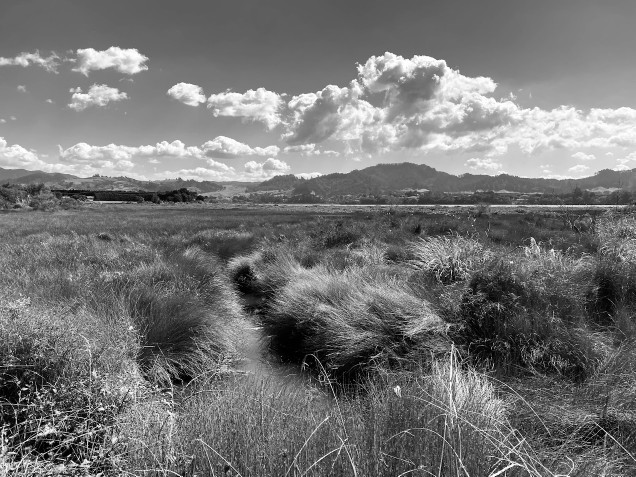
#> input picture prarie.jpg, 1271 x 953 px (shown at 1/2 size)
$ python ex2_1.py
#> lines starting #> are read from the running program, lines starting #| are printed output that depends on the picture
# Ex2_1 Adding two images

import cv2
import numpy as np
import matplotlib.pyplot as plt

# Load test images (OpenCV đọc theo BGR)
img1 = cv2.imread('prarie.jpg')
#> img1 is the input picture: shape (953, 1271, 3); min 0, max 255, mean 116.7
img1 = cv2.cvtColor(img1, cv2.COLOR_BGR2RGB)

img2 = cv2.imread('giraffe.jpg')
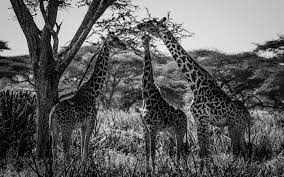
#> input picture giraffe.jpg, 284 x 177 px
#> img2 is the input picture: shape (177, 284, 3); min 0, max 255, mean 95.1
img2 = cv2.cvtColor(img2, cv2.COLOR_BGR2RGB)

# Resize img2 để bằng kích thước img1
img2_resized = cv2.resize(img2, (img1.shape[1], img1.shape[0]))
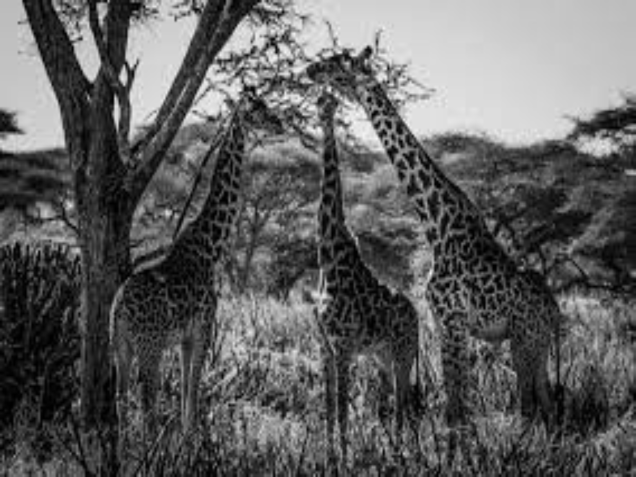
#> img2_resized: shape (953, 1271, 3) (shown at 1/2 size); min 0, max 255, mean 95

# Image addition (saturation arithmetic giống imadd của MATLAB)
img3 = cv2.add(img1, img2_resized)
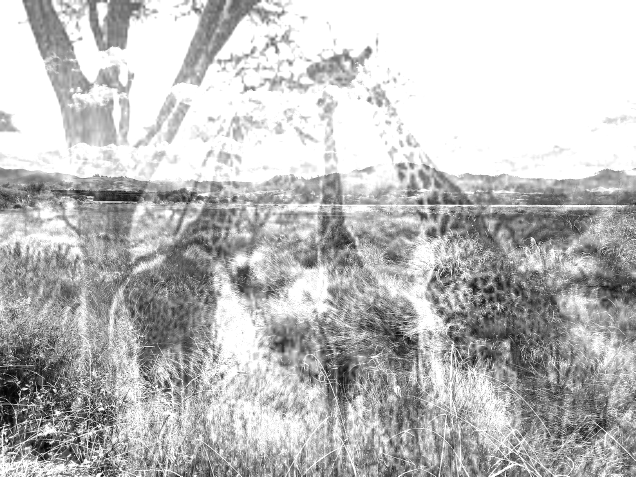
#> img3: shape (953, 1271, 3) (shown at 1/2 size); min 0, max 255, mean 189.1

# Display images
FS = 15
plt.figure(figsize=(12, 4))

plt.subplot(1, 3, 1)
plt.imshow(img1)
plt.title("prarie", fontsize=FS)
plt.axis("off")

plt.subplot(1, 3, 2)
plt.imshow(img2)
plt.title("giraffe", fontsize=FS)
plt.axis("off")

plt.subplot(1, 3, 3)
plt.imshow(img3)
plt.title("Addition", fontsize=FS)
plt.axis("off")

plt.tight_layout()
plt.savefig("Image_Addition.jpg")
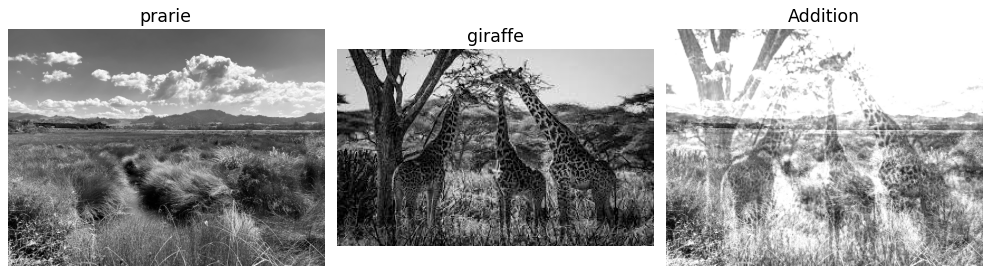
#> figure drawn by matplotlib, 3 panels
plt.show()
